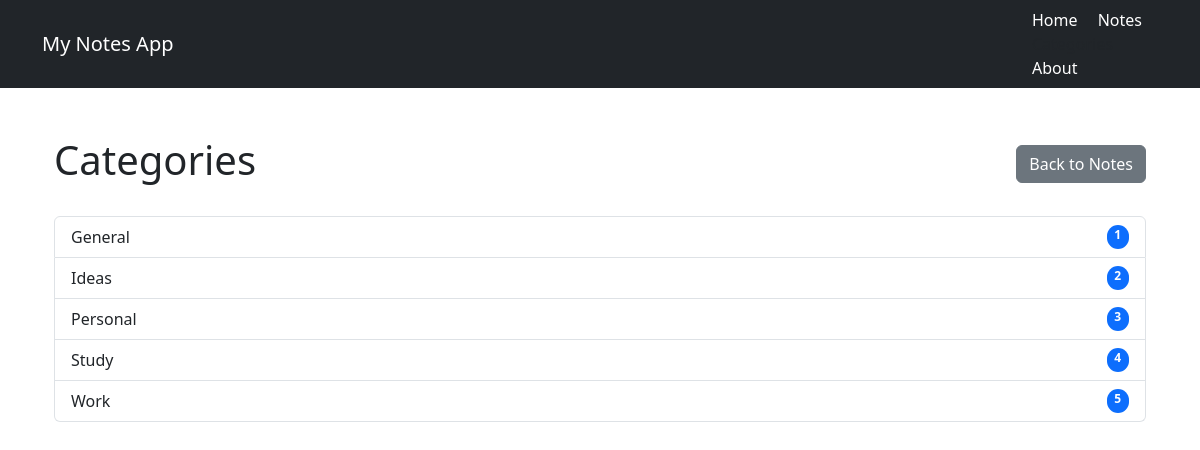
The page /categories on the database as committed earlier.
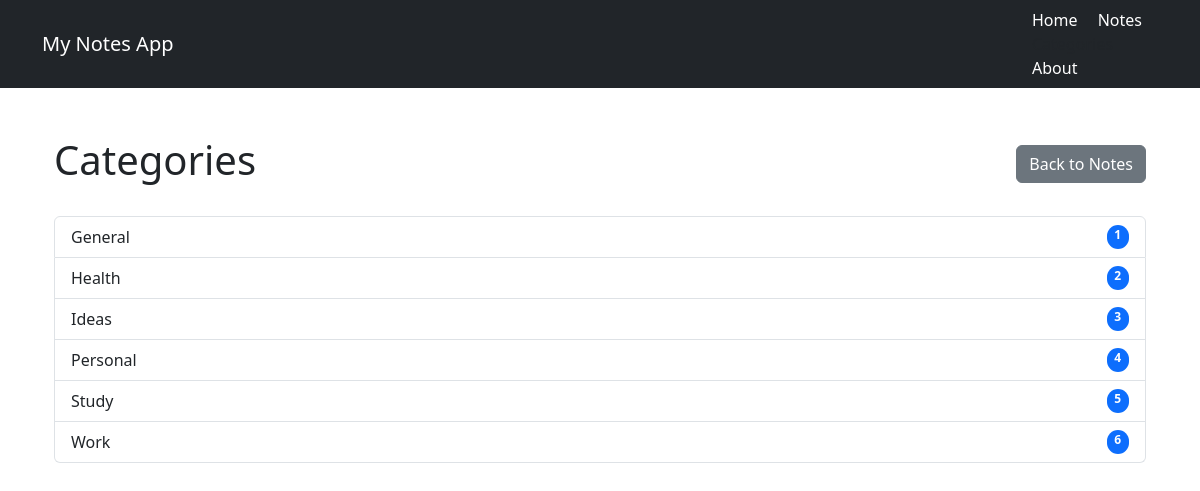
The same page on the database as committed later.
### tables this page shows
CREATE TABLE categories (
            id INTEGER PRIMARY KEY AUTOINCREMENT,
            name TEXT NOT NULL UNIQUE
        );

### app.py (the view)
@app.route("/categories")
def categories():
    category_list = get_all_categories()
    return render_template(
        "categories.html",
        categories=category_list
    )

### app.py (called while the page is built)
def get_db_connection():
    connection = sqlite3.connect(DATABASE)
    connection.row_factory = sqlite3.Row
    return connection

def get_all_categories():
    connection = get_db_connection()
    categories = connection.execute(
        "SELECT * FROM categories ORDER BY name ASC"
    ).fetchall()
    connection.close()
    return categories

### templates/categories.html (shortened to what this page needs)
{% extends "base.html" %}
{% block content %}
<div class="container mt-4">
    <div class="d-flex justify-content-between align-items-center mb-4">
        <h1>Categories</h1>
        <a href="{{ url_for('notes') }}"
           class="btn btn-secondary">
            Back to Notes
        </a>
    </div>
    {% if categories %}
        <div class="list-group">
            {% for category in categories %}
                <div class="list-group-item d-flex justify-content-between">
                    <span>
                        {{ category['name'] }}
                    </span>
                    <span class="badge bg-primary rounded-pill">
                        {{ loop.index }}
                    </span>
                </div>
            {% endfor %}
        </div>
    {% endif %}
</div>
{% endblock %}

### templates/base.html (shortened to what this page needs)
<!DOCTYPE html>
<html lang="en">
<head>
    <link
        href="https://cdn.jsdelivr.net/npm/bootstrap@5.3.3/dist/css/bootstrap.min.css"
        rel="stylesheet"
    >
</head>
<body>
    <nav class="navbar navbar-expand-lg bg-dark navbar-dark">
        <div class="container">
            <a class="navbar-brand" href="/">
                My Notes App
            </a>
            <div>
                <a
                    class="text-white me-3 text-decoration-none"
                    href="/"
                >
                    Home
                </a>
                <a
                    class="text-white me-3 text-decoration-none"
                    href="/notes"
                >
                    Notes
                </a>
                <a
                    href="{{ url_for('categories') }}"
                    class="nav-link"
                >
                </a>
                <a
                    class="text-white text-decoration-none"
                    href="/about"
                >
                    About
                </a>
            </div>
        </div>
    </nav>
    <main class="container mt-5">
        {% block content %}
        {% endblock %}
    </main>
</body>
</html>

Rows that differ between the two databases and show on the page:
added categories: name "Health"
